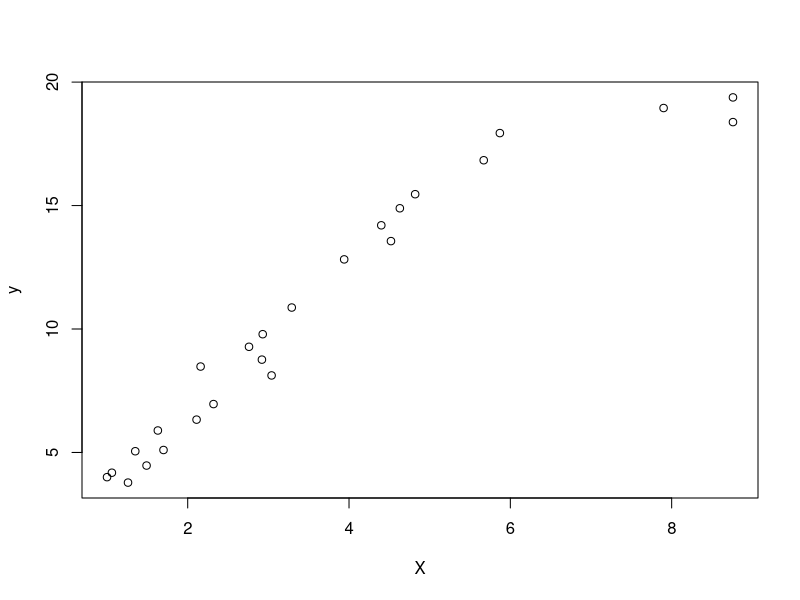

The R script that drew this image:
#
# Linear Regression
# Seminar 8
# Author: galaa
# Created on 2016/11/02 21:08:00
#

# - - - - - - - - - - - - - - - - - - - - - - - - - - - - - -

# data

# - - - - - - - - - - - - - - - - - - - - - - - - - - - - - -

set.seed(11)

X_1 = round(runif(n = 20, min = 1, max = 5), digits = 2)
y_1 = X_1 * 3 + 1 + round(rnorm(n = length(X_1)))

X_2 = round(runif(n = 5, min = 5, max = 10), digits = 2)
y_2 = X_2 * 0.5 + 15 + round(rnorm(n = length(X_2)))

X = c(X_1, X_2)
y = c(y_1, y_2)

# # # # # # # # # # # # # # # # # # # # # # # # # # # # # # #

# Exercise 1

# # # # # # # # # # # # # # # # # # # # # # # # # # # # # # #

# scatter plot

plot(X, y)

# # # # # # # # # # # # # # # # # # # # # # # # # # # # # # #

# Exercise 2

# # # # # # # # # # # # # # # # # # # # # # # # # # # # # # #

#install.packages("strucchange")

library(strucchange)

sctest(y ~ X, type = "Chow", point = 20)

# alternate computation

f <- factor(c(rep(1, 20), rep(2, 5)))
m0 <- lm(y ~ X)
m1 <- lm(y ~ f/(X))
anova(m0, m1)

# Detailed computation

# matrix M

M = function (X) {
  X = as.matrix(X)
  n = nrow(X)
  I_n = matrix(rep(c(1,0*(1:n)), times = n), nrow = n, ncol = n)
  M = I_n - X %*% solve(t(X) %*% X) %*% t(X)
  return(M)
}

combine.with.ones = function (X) {
  X = as.matrix(X)
  n = nrow(X)  
  cbind(rep(x = 1, times = n), X)
}

# combine with constant term

X_1 <- combine.with.ones(X_1)
X_2 <- combine.with.ones(X_2)
X <- combine.with.ones(X)

# sample size

n = length(y)

# the number of independent variables

k = dim(X)[2]

# restricted SSE : SSE_ast

u.hat_ast = M(X) %*% y

SSE_ast = t(u.hat_ast) %*% u.hat_ast

# unrestricted SSE : SSE

u.hat_1 = M(X_1) %*% y_1

SSE_1 = t(u.hat_1) %*% u.hat_1

u.hat_2 = M(X_2) %*% y_2

SSE_2 = t(u.hat_2) %*% u.hat_2

SSE = SSE_1 + SSE_2

# test statistics

F = ( (SSE_ast - SSE) / k ) / ( SSE / (n - 2 * k) )

print(F)

# p-value

pf(q = F, df1 = k, df2 = n - 2 * k, lower.tail = FALSE)
